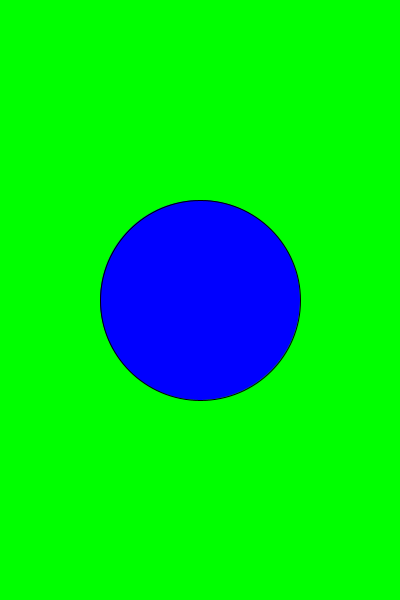
Frame 1 (no input)
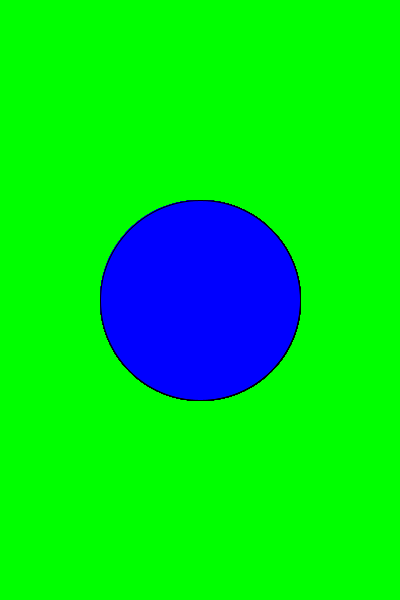
Frame 60 (the mouse pressed at the canvas centre just before this capture)
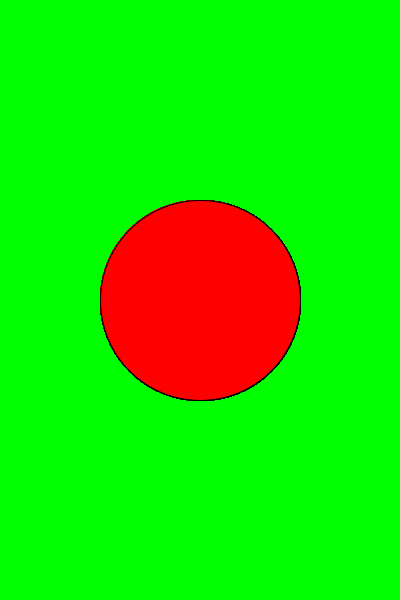
Frame 120 (the mouse held since frame 60 and released just before this capture)

The Processing sketch that drew these frames (run headless with seeded random() and noise(); from frame 60 on, the mouse is pressed at the canvas centre):

// Processing sketch: bullseye
// ── bullseye.pde
void setup() {
    size(400,600);
    background(0, 255, 0);
}

void draw() {
  if(mousePressed){
      fill(255, 0, 0);
  }
  else{
    fill(0, 0, 255);
  }
  ellipse(200, 300, 200, 200);

}
